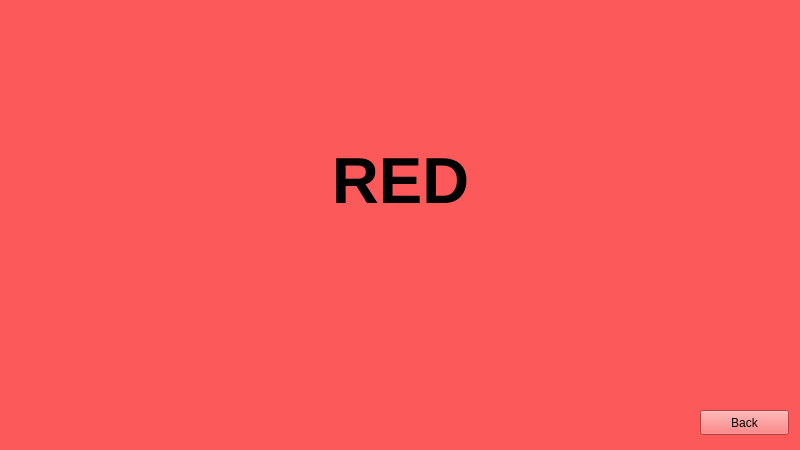
<?xml version="1.0" encoding="UTF-8"?>
<ui version="4.0">
 <class>MainWindow</class>
 <widget class="QMainWindow" name="MainWindow">
  <property name="geometry">
   <rect>
    <x>0</x>
    <y>0</y>
    <width>800</width>
    <height>450</height>
   </rect>
  </property>
  <property name="windowTitle">
   <string>MainWindow</string>
  </property>
  <property name="styleSheet">
   <string notr="true">background-color: rgb(252, 90, 90);</string>
  </property>
  <widget class="QWidget" name="centralwidget">
   <widget class="QLabel" name="lb_color">
    <property name="geometry">
     <rect>
      <x>90</x>
      <y>120</y>
      <width>621</width>
      <height>121</height>
     </rect>
    </property>
    <property name="font">
     <font>
      <pointsize>49</pointsize>
      <weight>75</weight>
      <bold>true</bold>
     </font>
    </property>
    <property name="text">
     <string>RED</string>
    </property>
    <property name="textFormat">
     <enum>Qt::AutoText</enum>
    </property>
    <property name="alignment">
     <set>Qt::AlignCenter</set>
    </property>
   </widget>
   <widget class="QPushButton" name="btn_back">
    <property name="geometry">
     <rect>
      <x>700</x>
      <y>410</y>
      <width>89</width>
      <height>25</height>
     </rect>
    </property>
    <property name="text">
     <string>Back</string>
    </property>
   </widget>
  </widget>
 </widget>
 <resources/>
 <connections/>
</ui>
